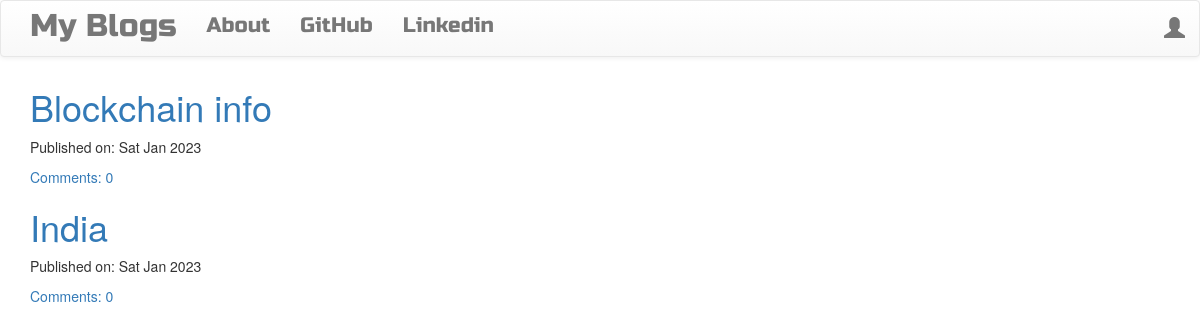
The page / on the database its author committed.
### blog/models.py (models this page shows, shortened)
class Post(models.Model):
    author = models.ForeignKey('auth.User', on_delete=models.CASCADE)
    title = models.CharField(max_length=200)
    text = models.TextField()
    create_date = models.DateTimeField(default=timezone.now)
    publish_date = models.DateTimeField(blank=True, null=True)
    def approve_comments(self):
        return self.comments.filter(approved_comment = True)

### blog/views.py (the view)
# urls.py: path("", views.PostListView.as_view(), name="post_list"),
class PostListView(ListView):
    model = Post
    def get_queryset(self):
        return Post.objects.filter(publish_date__lte = timezone.now()).order_by('-publish_date')

### blog/templates/blog/post_list.html
{% extends 'blog/base.html' %}
{% block content %}
    <div class="centerstage">
        {% for post in post_list %}
            <div class="post">
                <h1> <a href="{% url 'post_detail' pk=post.pk %}"> {{post.title}} </a></h1>
                <div class="date">
                    <p> Published on: {{post.publish_date|date:"D M Y"}}</p>
                </div>
                <a href="{% url 'post_detail' pk=post.pk %}"> Comments: {{ post.approve_comments.count }} </a>
            </div>
        {% endfor %}
    </div>
{% endblock content %}

### blog/templates/blog/base.html (shortened to what this page needs)
<!DOCTYPE html>
{% load static %}
<html>
    <head>
            <link rel="stylesheet" href="https://cdn.jsdelivr.net/npm/bootstrap@3.3.7/dist/css/bootstrap.min.css">
            <link rel="stylesheet" href="https://cdn.jsdelivr.net/npm/bootstrap@3.3.7/dist/css/bootstrap-theme.min.css">
            <link rel="stylesheet" href="//cdn.jsdelivr.net/npm/medium-editor@latest/dist/css/medium-editor.min.css" type="text/css" media="screen" charset="utf-8">
        <link rel = "stylesheet" href="{% static 'css/blog.css' %}">
    </head>
    <body>
        <nav class="navbar navbar-default techfont custom-navbar" >
            <div class= "container">
                <ul class="nav navbar-nav">
                    <li> <a class ="navbar-brand bigbrand" href = "{% url 'post_list' %}"> My Blogs </a> </li>
                    <li> <a href = "{% url 'about' %}"> About </a> </li>
                    <li> <a href = "{% url 'post_list' %}"> GitHub </a> </li>
                    <li> <a href = "{% url 'post_list' %}"> Linkedin </a> </li>
                </ul>
                <ul class = "nav navbar-nav navbar-right">
                    {% if user.is_authenticated %}
                        <li> <a href="{% url 'post_new' %}"> New Post </a> </li>
                        <li> <a href="{% url 'post_draft_list' %}"> Drafts </a> </li>
                        <li> <a href="{% url 'logout' %}"> Logout </a> </li>
                        <li> <a> {{user.username}} </a> </li>
                    {% else %}
                    <li> <a href="{% url 'login' %}" class = "nav navbar-right"> <span class="glyphicon glyphicon-user"> </span> </a> </li>
                    {% endif %}
                </ul>
            </div>
        </nav>
        <div class = "content container">
            <div class="row">
                <div class="col-md-8">
                    <div class="blog_posts">
                        {% block content %}
                        {% endblock content %}
                    </div>
                </div>
            </div>
    </body>
</html>

### blog/static/css/blog.css (style rules this page uses)
.techfont { font-family: 'Russo One',sans-serif; font-size: 1.5em; margin-bottom: 10px; }
.bigbrand { font-size: 1.5em; }
.centerstage { margin-left: auto; margin-right: auto; }

### rows shown on the page
Post: title "Blockchain info", publish_date "Sat Jan 2023", approve_comments.count "0"
Post: title "India", publish_date "Sat Jan 2023", approve_comments.count "0"
